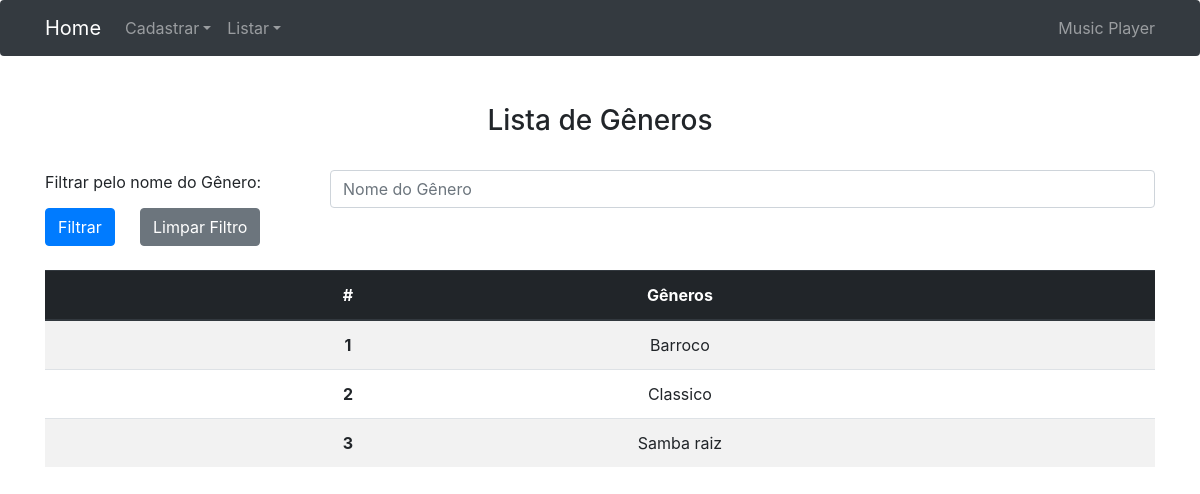
Page /php/listaGenero.php on the committed database.
### tables this page shows
CREATE TABLE `genero` (
  `id_genero` int(11) NOT NULL,
  `nome` varchar(100) DEFAULT NULL
);

### php/listaGenero.php (the view, shortened to what this page needs)
<!DOCTYPE html>
<html lang = "pt-br">
    <head>
        <link rel="stylesheet" href="../css/bootstrap.min.css"/>
    </head>
    <body>
        <?php
            include "../inc/cabecalho.inc";
        ?>
        <div class = "container">
            <form action = "listaGenero.php" method = "POST">
                <div class="row text-center">
                    <div class="col">
                        <h3>Lista de Gêneros</h3>
                    </div>
                </div>
                <br>
                <div class="row">
                    <div class="col-3">
                        Filtrar pelo nome do Gênero:
                    </div>
                    <br>
                    <div class="col">
                        <input class = "form-control" type = "text" name = "nomeGenero" placeholder = "Nome do Gênero"/>
                    </div>
                </div>
                <div class="row">
                    <div class="col-1">
                        <button class = "btn btn-primary" type="submit">Filtrar</button>
                    </div>
                    <div class="col">
                        <a class = "btn btn-secondary" href="listaGenero.php" role="button">Limpar Filtro</a>
                    </div>
                </div>
            </form>
            <br>
            <table class = "table text-center table-striped">
                <thead class="thead-dark">
                    <tr>
                        <th></th>
                        <th></th>
                        <th>#</th>
                        <th>Gêneros</th>
                        <th></th>
                        <th></th>
                    </tr>
                </thead>
                <tbody>
                    <?php
                        include "conexao.php";
                        $query = "select genero.nome as nomeGenero from genero";
                        $query .= " order by genero.nome;";
                        $i=0;
                        $resultados = mysqli_query($conexao, $query) or die ($query);
                        while($linha = mysqli_fetch_assoc($resultados)){
                            $i++;
                            echo "
                                <tr>
                                <th></th>
                                    <td></td>
                                    <th>". $i ."</th>
                                    <td>". $linha["nomeGenero"] ."</td>
                                    <td></td>
                                    <th></th>
                                </tr>
                            ";
                        }
                    ?>
                </tbody>
            </table>
        </div>
    </body>
</html>

### inc/cabecalho.inc (shortened to what this page needs)
<nav class = "navbar navbar-expand-lg  navbar-dark bg-dark rounded">
    <div class = "container">
        <a class = "navbar-brand" href="../php/index.php">Home</a>
        <div class = "collapse navbar-collapse" id = "navbar">
            <ul class = "navbar-nav mr-auto">
                <li class = "nav-item dropdown">
                    <a class="nav-link dropdown-toggle" href="#" id = "dropdownForm" data-toggle = "dropdown" aria-haspopup = "true" aria-expanded = "false">Cadastrar</a>
                </li>
                <li class = "nav-item dropdown">
                    <a class="nav-link dropdown-toggle" href="#" id = "dropdownLista" data-toggle = "dropdown" aria-haspopup = "true" aria-expanded = "false">Listar</a>
                </li>
            </ul>
        </div>
        <span class="navbar-text">
        Music Player
        </span>
    </div>
</nav><br/><br/>

### rows in the picture
genero: nome "Barroco"
genero: nome "Classico"
genero: nome "Samba raiz"
